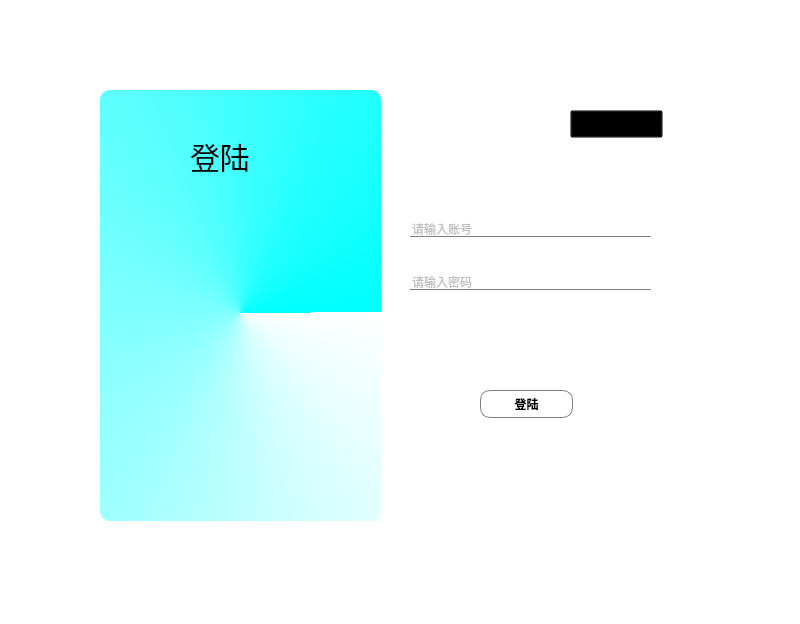
<?xml version="1.0" encoding="UTF-8"?>
<ui version="4.0">
 <class>MainWindow</class>
 <widget class="QMainWindow" name="MainWindow">
  <property name="geometry">
   <rect>
    <x>0</x>
    <y>0</y>
    <width>800</width>
    <height>624</height>
   </rect>
  </property>
  <property name="minimumSize">
   <size>
    <width>180</width>
    <height>20</height>
   </size>
  </property>
  <property name="windowTitle">
   <string>MainWindow</string>
  </property>
  <property name="styleSheet">
   <string notr="true">background-color:transparent;</string>
  </property>
  <widget class="QWidget" name="centralwidget">
   <widget class="QFrame" name="frame">
    <property name="geometry">
     <rect>
      <x>100</x>
      <y>90</y>
      <width>281</width>
      <height>431</height>
     </rect>
    </property>
    <property name="styleSheet">
     <string notr="true">#frame{

background-color: qconicalgradient(cx:0.5, cy:0.517, angle:0, stop:0 rgba(0, 255, 255, 255), stop:1 rgba(255, 255, 255, 255));
border-radius: 10px;
}
</string>
    </property>
    <property name="frameShape">
     <enum>QFrame::StyledPanel</enum>
    </property>
    <property name="frameShadow">
     <enum>QFrame::Raised</enum>
    </property>
    <widget class="QLabel" name="label">
     <property name="geometry">
      <rect>
       <x>90</x>
       <y>40</y>
       <width>101</width>
       <height>51</height>
      </rect>
     </property>
     <property name="styleSheet">
      <string notr="true">#label{
font-size:30px;
font: 30pt &quot;幼圆&quot;;
line-hright: 30px;
}</string>
     </property>
     <property name="text">
      <string>登陆</string>
     </property>
    </widget>
   </widget>
   <widget class="QFrame" name="frame_2">
    <property name="geometry">
     <rect>
      <x>380</x>
      <y>100</y>
      <width>300</width>
      <height>411</height>
     </rect>
    </property>
    <property name="styleSheet">
     <string notr="true">#frame_2{
	background-color:white;
	border-top-right-radius: 10px;
	border-bottom-right-radius: 10px;
}

QLineEdit{
	color: rgba(255, 255, 255,0);
	border: none;
	color:gray;
	border-bottom: 1px solid gray;
}
QLineEdit:focus{
border-bottom: 1px solid red;
height: 35px;
}</string>
    </property>
    <property name="frameShape">
     <enum>QFrame::StyledPanel</enum>
    </property>
    <property name="frameShadow">
     <enum>QFrame::Raised</enum>
    </property>
    <widget class="QPushButton" name="close_btn">
     <property name="geometry">
      <rect>
       <x>190</x>
       <y>10</y>
       <width>93</width>
       <height>28</height>
      </rect>
     </property>
     <property name="cursor">
      <cursorShape>OpenHandCursor</cursorShape>
     </property>
     <property name="styleSheet">
      <string notr="true">#close_btn:hover{
	padding-bottom: 10px;
	color:green;
}</string>
     </property>
     <property name="text">
      <string>关闭</string>
     </property>
    </widget>
    <widget class="QWidget" name="verticalLayoutWidget">
     <property name="geometry">
      <rect>
       <x>30</x>
       <y>90</y>
       <width>241</width>
       <height>131</height>
      </rect>
     </property>
     <layout class="QVBoxLayout" name="verticalLayout">
      <item>
       <widget class="QLineEdit" name="userId">
        <property name="styleSheet">
         <string notr="true"/>
        </property>
        <property name="inputMask">
         <string/>
        </property>
        <property name="text">
         <string/>
        </property>
        <property name="placeholderText">
         <string>请输入账号</string>
        </property>
       </widget>
      </item>
      <item>
       <widget class="QLineEdit" name="password">
        <property name="whatsThis">
         <string/>
        </property>
        <property name="inputMask">
         <string/>
        </property>
        <property name="text">
         <string/>
        </property>
        <property name="placeholderText">
         <string>请输入密码</string>
        </property>
       </widget>
      </item>
     </layout>
    </widget>
    <widget class="QPushButton" name="login">
     <property name="geometry">
      <rect>
       <x>100</x>
       <y>290</y>
       <width>93</width>
       <height>28</height>
      </rect>
     </property>
     <property name="font">
      <font>
       <family>幼圆</family>
       <weight>75</weight>
       <bold>true</bold>
      </font>
     </property>
     <property name="cursor">
      <cursorShape>ClosedHandCursor</cursorShape>
     </property>
     <property name="styleSheet">
      <string notr="true">#login{border-radius: 10px;
border: 1px solid gray;}
#login:hover{
	border: 1px solid red;
}</string>
     </property>
     <property name="text">
      <string>登陆</string>
     </property>
    </widget>
   </widget>
   <zorder>frame_2</zorder>
   <zorder>frame</zorder>
  </widget>
  <widget class="QStatusBar" name="statusbar"/>
 </widget>
 <resources>
  <include location="res.qrc"/>
 </resources>
 <connections/>
</ui>
